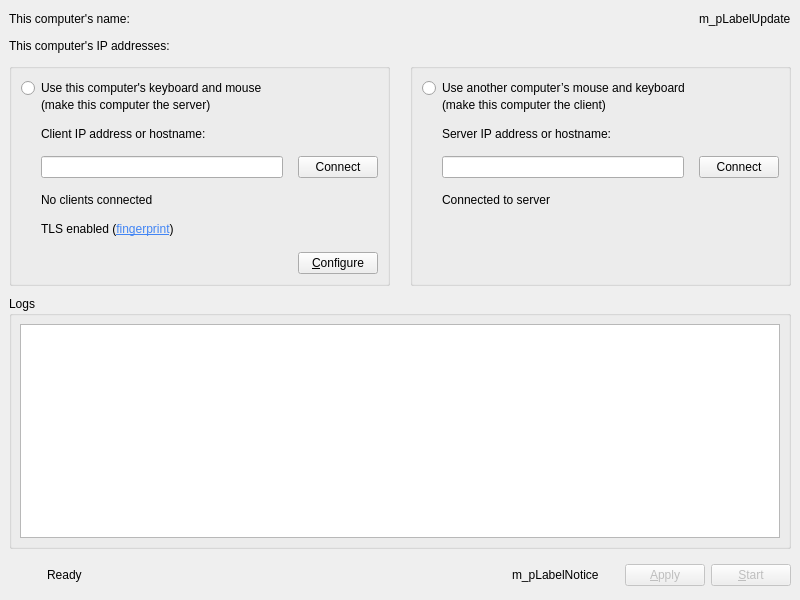
<?xml version="1.0" encoding="UTF-8"?>
<ui version="4.0">
 <class>MainWindow</class>
 <widget class="QMainWindow" name="MainWindow">
  <property name="geometry">
   <rect>
    <x>0</x>
    <y>0</y>
    <width>800</width>
    <height>600</height>
   </rect>
  </property>
  <property name="sizePolicy">
   <sizepolicy hsizetype="Fixed" vsizetype="Preferred">
    <horstretch>0</horstretch>
    <verstretch>0</verstretch>
   </sizepolicy>
  </property>
  <property name="minimumSize">
   <size>
    <width>750</width>
    <height>550</height>
   </size>
  </property>
  <property name="windowTitle">
   <string>Deskflow</string>
  </property>
  <widget class="QWidget" name="m_pWidgetTopLevel">
   <layout class="QVBoxLayout" name="verticalLayout_7">
    <property name="spacing">
     <number>10</number>
    </property>
    <item>
     <layout class="QHBoxLayout" name="m_layoutName">
      <item>
       <widget class="QLabel" name="m_pLabelComputerName">
        <property name="text">
         <string notr="true">This computer's name:</string>
        </property>
       </widget>
      </item>
      <item>
       <spacer name="m_pSpacerUpdate">
        <property name="orientation">
         <enum>Qt::Horizontal</enum>
        </property>
        <property name="sizeHint" stdset="0">
         <size>
          <width>20</width>
          <height>20</height>
         </size>
        </property>
       </spacer>
      </item>
      <item>
       <widget class="QLabel" name="m_pLabelUpdate">
        <property name="text">
         <string notr="true">m_pLabelUpdate</string>
        </property>
        <property name="openExternalLinks">
         <bool>true</bool>
        </property>
       </widget>
      </item>
     </layout>
    </item>
    <item>
     <widget class="QLabel" name="m_pLabelIpAddresses">
      <property name="toolTip">
       <string>&lt;html&gt;&lt;head/&gt;&lt;body&gt;&lt;p&gt;The highlighted IP is the one we think you should use. The server listens on all IPs, so the other IPs may work as well.&lt;/p&gt;&lt;/body&gt;&lt;/html&gt;</string>
      </property>
      <property name="text">
       <string notr="true">This computer's IP addresses:</string>
      </property>
     </widget>
    </item>
    <item>
     <widget class="QWidget" name="m_pWidgetModes" native="true">
      <property name="sizePolicy">
       <sizepolicy hsizetype="Preferred" vsizetype="Fixed">
        <horstretch>0</horstretch>
        <verstretch>0</verstretch>
       </sizepolicy>
      </property>
      <layout class="QHBoxLayout" name="horizontalLayout_8">
       <property name="spacing">
        <number>20</number>
       </property>
       <property name="leftMargin">
        <number>0</number>
       </property>
       <property name="topMargin">
        <number>0</number>
       </property>
       <property name="rightMargin">
        <number>0</number>
       </property>
       <property name="bottomMargin">
        <number>0</number>
       </property>
       <item>
        <widget class="QGroupBox" name="m_pGroupServer">
         <property name="sizePolicy">
          <sizepolicy hsizetype="Expanding" vsizetype="Preferred">
           <horstretch>0</horstretch>
           <verstretch>0</verstretch>
          </sizepolicy>
         </property>
         <layout class="QVBoxLayout" name="verticalLayout">
          <property name="spacing">
           <number>15</number>
          </property>
          <item alignment="Qt::AlignTop">
           <widget class="QWidget" name="m_pWidgetServerRadio" native="true">
            <property name="sizePolicy">
             <sizepolicy hsizetype="Preferred" vsizetype="Fixed">
              <horstretch>0</horstretch>
              <verstretch>0</verstretch>
             </sizepolicy>
            </property>
            <layout class="QVBoxLayout" name="verticalLayout_3">
             <property name="spacing">
              <number>0</number>
             </property>
             <property name="leftMargin">
              <number>0</number>
             </property>
             <property name="topMargin">
              <number>0</number>
             </property>
             <property name="rightMargin">
              <number>0</number>
             </property>
             <property name="bottomMargin">
              <number>0</number>
             </property>
             <item>
              <widget class="QRadioButton" name="m_pRadioGroupServer">
               <property name="text">
                <string>Use this computer's keyboard and mouse</string>
               </property>
              </widget>
             </item>
             <item>
              <widget class="QLabel" name="label">
               <property name="text">
                <string>(make this computer the server)</string>
               </property>
               <property name="indent">
                <number>20</number>
               </property>
              </widget>
             </item>
            </layout>
           </widget>
          </item>
          <item alignment="Qt::AlignTop">
           <widget class="QWidget" name="m_pWidgetServer" native="true">
            <layout class="QVBoxLayout" name="m_pLayoutServer">
             <property name="spacing">
              <number>15</number>
             </property>
             <property name="leftMargin">
              <number>0</number>
             </property>
             <property name="topMargin">
              <number>0</number>
             </property>
             <property name="rightMargin">
              <number>0</number>
             </property>
             <property name="bottomMargin">
              <number>0</number>
             </property>
             <item>
              <widget class="QWidget" name="m_pWidgetServerInput" native="true">
               <layout class="QVBoxLayout" name="m_pLayoutServerInverse">
                <property name="spacing">
                 <number>15</number>
                </property>
                <property name="leftMargin">
                 <number>0</number>
                </property>
                <property name="topMargin">
                 <number>0</number>
                </property>
                <property name="rightMargin">
                 <number>0</number>
                </property>
                <property name="bottomMargin">
                 <number>0</number>
                </property>
                <item>
                 <widget class="QLabel" name="m_pLabelClientIp">
                  <property name="text">
                   <string>Client IP address or hostname:</string>
                  </property>
                  <property name="indent">
                   <number>20</number>
                  </property>
                 </widget>
                </item>
                <item>
                 <layout class="QHBoxLayout" name="horizontalLayout_3">
                  <property name="leftMargin">
                   <number>20</number>
                  </property>
                  <item>
                   <widget class="QLineEdit" name="m_pLineEditClientIp"/>
                  </item>
                  <item>
                   <widget class="QPushButton" name="m_pButtonConnectToClient">
                    <property name="text">
                     <string>Connect</string>
                    </property>
                   </widget>
                  </item>
                 </layout>
                </item>
               </layout>
              </widget>
             </item>
             <item>
              <widget class="deskflow::gui::widgets::ServerStateLabel" name="m_pLabelServerState">
               <property name="text">
                <string>No clients connected</string>
               </property>
               <property name="indent">
                <number>20</number>
               </property>
              </widget>
             </item>
             <item>
              <widget class="QLabel" name="m_pLabelFingerprint">
               <property name="text">
                <string>&lt;html&gt;&lt;head/&gt;&lt;body&gt;&lt;p&gt;TLS enabled (&lt;a href=&quot;#&quot;&gt;&lt;span style=&quot; text-decoration: underline; color:#4285f4;&quot;&gt;fingerprint&lt;/span&gt;&lt;/a&gt;)&lt;/p&gt;&lt;/body&gt;&lt;/html&gt;</string>
               </property>
               <property name="textFormat">
                <enum>Qt::RichText</enum>
               </property>
               <property name="indent">
                <number>20</number>
               </property>
              </widget>
             </item>
             <item>
              <spacer name="verticalSpacer_2">
               <property name="orientation">
                <enum>Qt::Vertical</enum>
               </property>
               <property name="sizeHint" stdset="0">
                <size>
                 <width>20</width>
                 <height>1</height>
                </size>
               </property>
              </spacer>
             </item>
             <item>
              <layout class="QHBoxLayout" name="horizontalLayout_4">
               <item>
                <spacer name="spacer_2">
                 <property name="orientation">
                  <enum>Qt::Horizontal</enum>
                 </property>
                 <property name="sizeHint" stdset="0">
                  <size>
                   <width>20</width>
                   <height>20</height>
                  </size>
                 </property>
                </spacer>
               </item>
               <item>
                <widget class="QPushButton" name="m_pButtonConfigureServer">
                 <property name="text">
                  <string>&amp;Configure</string>
                 </property>
                </widget>
               </item>
              </layout>
             </item>
            </layout>
           </widget>
          </item>
         </layout>
        </widget>
       </item>
       <item>
        <widget class="QGroupBox" name="m_pGroupClient">
         <property name="sizePolicy">
          <sizepolicy hsizetype="Expanding" vsizetype="Preferred">
           <horstretch>0</horstretch>
           <verstretch>0</verstretch>
          </sizepolicy>
         </property>
         <layout class="QVBoxLayout" name="verticalLayout_5">
          <property name="spacing">
           <number>15</number>
          </property>
          <item alignment="Qt::AlignTop">
           <widget class="QWidget" name="m_pWidgetClientRadio" native="true">
            <property name="sizePolicy">
             <sizepolicy hsizetype="Preferred" vsizetype="Fixed">
              <horstretch>0</horstretch>
              <verstretch>0</verstretch>
             </sizepolicy>
            </property>
            <layout class="QVBoxLayout" name="verticalLayout_6">
             <property name="spacing">
              <number>0</number>
             </property>
             <property name="leftMargin">
              <number>0</number>
             </property>
             <property name="topMargin">
              <number>0</number>
             </property>
             <property name="rightMargin">
              <number>0</number>
             </property>
             <property name="bottomMargin">
              <number>0</number>
             </property>
             <item>
              <widget class="QRadioButton" name="m_pRadioGroupClient">
               <property name="text">
                <string>Use another computer’s mouse and keyboard</string>
               </property>
              </widget>
             </item>
             <item>
              <widget class="QLabel" name="label_2">
               <property name="text">
                <string>(make this computer the client)</string>
               </property>
               <property name="indent">
                <number>20</number>
               </property>
              </widget>
             </item>
            </layout>
           </widget>
          </item>
          <item alignment="Qt::AlignTop">
           <widget class="QWidget" name="m_pWidgetClientInput" native="true">
            <layout class="QVBoxLayout" name="m_pLayoutClient">
             <property name="spacing">
              <number>15</number>
             </property>
             <property name="leftMargin">
              <number>0</number>
             </property>
             <property name="topMargin">
              <number>0</number>
             </property>
             <property name="rightMargin">
              <number>0</number>
             </property>
             <property name="bottomMargin">
              <number>0</number>
             </property>
             <item>
              <widget class="QLabel" name="m_pLabelServerName">
               <property name="text">
                <string>Server IP address or hostname:</string>
               </property>
               <property name="indent">
                <number>20</number>
               </property>
              </widget>
             </item>
             <item>
              <layout class="QHBoxLayout" name="horizontalLayout_2">
               <property name="leftMargin">
                <number>20</number>
               </property>
               <item>
                <widget class="QLineEdit" name="m_pLineEditHostname">
                 <property name="minimumSize">
                  <size>
                   <width>0</width>
                   <height>0</height>
                  </size>
                 </property>
                 <property name="toolTip">
                  <string>Hostname or IP address of the server computer.</string>
                 </property>
                </widget>
               </item>
               <item>
                <widget class="QPushButton" name="m_pButtonConnect">
                 <property name="text">
                  <string>Connect</string>
                 </property>
                </widget>
               </item>
              </layout>
             </item>
             <item>
              <widget class="deskflow::gui::widgets::ClientStateLabel" name="m_pLabelClientState">
               <property name="text">
                <string>Connected to server</string>
               </property>
               <property name="indent">
                <number>20</number>
               </property>
              </widget>
             </item>
            </layout>
           </widget>
          </item>
          <item>
           <spacer name="verticalSpacer">
            <property name="orientation">
             <enum>Qt::Vertical</enum>
            </property>
            <property name="sizeHint" stdset="0">
             <size>
              <width>20</width>
              <height>1</height>
             </size>
            </property>
           </spacer>
          </item>
         </layout>
        </widget>
       </item>
      </layout>
     </widget>
    </item>
    <item>
     <widget class="QGroupBox" name="m_pGroupLog">
      <property name="minimumSize">
       <size>
        <width>0</width>
        <height>0</height>
       </size>
      </property>
      <property name="title">
       <string>Logs</string>
      </property>
      <layout class="QVBoxLayout" name="verticalLayout_4">
       <property name="leftMargin">
        <number>8</number>
       </property>
       <property name="topMargin">
        <number>8</number>
       </property>
       <property name="rightMargin">
        <number>8</number>
       </property>
       <property name="bottomMargin">
        <number>8</number>
       </property>
       <item>
        <widget class="QPlainTextEdit" name="m_pLogOutput">
         <property name="sizePolicy">
          <sizepolicy hsizetype="Expanding" vsizetype="Expanding">
           <horstretch>0</horstretch>
           <verstretch>0</verstretch>
          </sizepolicy>
         </property>
         <property name="font">
          <font>
           <family>Courier</family>
           <kerning>true</kerning>
          </font>
         </property>
         <property name="undoRedoEnabled">
          <bool>false</bool>
         </property>
         <property name="lineWrapMode">
          <enum>QPlainTextEdit::NoWrap</enum>
         </property>
         <property name="readOnly">
          <bool>true</bool>
         </property>
         <property name="maximumBlockCount">
          <number>10000</number>
         </property>
        </widget>
       </item>
      </layout>
     </widget>
    </item>
    <item>
     <layout class="QHBoxLayout" name="m_pLayoutActions">
      <property name="spacing">
       <number>6</number>
      </property>
      <property name="sizeConstraint">
       <enum>QLayout::SetDefaultConstraint</enum>
      </property>
      <item>
       <widget class="QLabel" name="m_pLabelPadlock">
        <property name="enabled">
         <bool>true</bool>
        </property>
        <property name="text">
         <string/>
        </property>
        <property name="pixmap">
         <pixmap resource="../../../../res/gui/deskflow.qrc">:/icons/64x64/padlock.png</pixmap>
        </property>
        <property name="minimumSize">
         <size>
          <width>32</width>
          <height>32</height>
         </size>
        </property>
        <property name="maximumSize">
         <size>
          <width>32</width>
          <height>32</height>
         </size>
        </property>
        <property name="scaledContents">
         <bool>true</bool>
        </property>
      </widget>
      </item>
      <item>
       <widget class="QLabel" name="m_pStatusLabel">
        <property name="text">
         <string>Ready</string>
        </property>
       </widget>
      </item>
      <item>
       <spacer name="spacer">
        <property name="orientation">
         <enum>Qt::Horizontal</enum>
        </property>
        <property name="sizeHint" stdset="0">
         <size>
          <width>40</width>
          <height>20</height>
         </size>
        </property>
       </spacer>
      </item>
      <item>
       <widget class="QLabel" name="m_pLabelNotice">
        <property name="autoFillBackground">
         <bool>false</bool>
        </property>
        <property name="text">
         <string notr="true">m_pLabelNotice</string>
        </property>
        <property name="alignment">
         <set>Qt::AlignLeading|Qt::AlignLeft|Qt::AlignVCenter</set>
        </property>
        <property name="margin">
         <number>0</number>
        </property>
        <property name="openExternalLinks">
         <bool>true</bool>
        </property>
       </widget>
      </item>
      <item>
       <spacer name="horizontalSpacer">
        <property name="orientation">
         <enum>Qt::Horizontal</enum>
        </property>
        <property name="sizeType">
         <enum>QSizePolicy::Fixed</enum>
        </property>
        <property name="sizeHint" stdset="0">
         <size>
          <width>20</width>
          <height>20</height>
         </size>
        </property>
       </spacer>
      </item>
      <item>
       <widget class="QPushButton" name="m_pButtonApply">
        <property name="enabled">
         <bool>false</bool>
        </property>
        <property name="text">
         <string>&amp;Apply</string>
        </property>
       </widget>
      </item>
      <item>
       <widget class="QPushButton" name="m_pButtonToggleStart">
        <property name="enabled">
         <bool>false</bool>
        </property>
        <property name="text">
         <string>&amp;Start</string>
        </property>
       </widget>
      </item>
     </layout>
    </item>
   </layout>
  </widget>
  <action name="m_pActionAbout">
   <property name="text">
    <string>&amp;About Deskflow...</string>
   </property>
   <property name="shortcut">
    <string notr="true"/>
   </property>
  </action>
  <action name="m_pActionHelp">
   <property name="text">
    <string>Visit &amp;help site</string>
   </property>
   <property name="shortcut">
    <string notr="true"/>
   </property>
  </action>
  <action name="m_pActionQuit">
   <property name="text">
    <string>&amp;Quit</string>
   </property>
   <property name="statusTip">
    <string>Quit</string>
   </property>
   <property name="shortcut">
    <string notr="true">Ctrl+Q</string>
   </property>
  </action>
  <action name="m_pActionStartCore">
   <property name="enabled">
    <bool>false</bool>
   </property>
   <property name="text">
    <string>&amp;Start</string>
   </property>
   <property name="statusTip">
    <string>Run</string>
   </property>
   <property name="shortcut">
    <string>Ctrl+S</string>
   </property>
  </action>
  <action name="m_pActionStopCore">
   <property name="enabled">
    <bool>false</bool>
   </property>
   <property name="text">
    <string>S&amp;top</string>
   </property>
   <property name="statusTip">
    <string>Stop</string>
   </property>
   <property name="shortcut">
    <string>Ctrl+T</string>
   </property>
  </action>
  <action name="m_pActionMinimize">
   <property name="text">
    <string>&amp;Hide</string>
   </property>
   <property name="toolTip">
    <string>Hide</string>
   </property>
   <property name="shortcut">
    <string notr="true"/>
   </property>
  </action>
  <action name="m_pActionRestore">
   <property name="text">
    <string>&amp;Show</string>
   </property>
   <property name="toolTip">
    <string>Show</string>
   </property>
   <property name="shortcut">
    <string notr="true"/>
   </property>
  </action>
  <action name="m_pActionSave">
   <property name="text">
    <string>Save configuration &amp;as...</string>
   </property>
   <property name="statusTip">
    <string>Save the interactively generated server configuration to a file.</string>
   </property>
   <property name="shortcut">
    <string notr="true">Ctrl+Alt+S</string>
   </property>
  </action>
  <action name="m_pActionSettings">
   <property name="text">
    <string>Preferences</string>
   </property>
   <property name="toolTip">
    <string>Preferences</string>
   </property>
   <property name="shortcut">
    <string notr="true"/>
   </property>
  </action>
  <action name="m_pActionTestFatalError">
   <property name="text">
    <string>Test fatal error</string>
   </property>
   <property name="menuRole">
    <enum>QAction::TextHeuristicRole</enum>
   </property>
  </action>
  <action name="m_pActionTestCriticalError">
   <property name="text">
    <string>Test critical error</string>
   </property>
   <property name="menuRole">
    <enum>QAction::TextHeuristicRole</enum>
   </property>
  </action>
  <action name="m_pActionClearSettings">
   <property name="text">
    <string>Clear settings</string>
   </property>
   <property name="menuRole">
    <enum>QAction::TextHeuristicRole</enum>
   </property>
  </action>
 </widget>
 <customwidgets>
  <customwidget>
   <class>deskflow::gui::widgets::ServerStateLabel</class>
   <extends>QLabel</extends>
   <header>gui/widgets/ServerStateLabel.h</header>
  </customwidget>
  <customwidget>
   <class>deskflow::gui::widgets::ClientStateLabel</class>
   <extends>QLabel</extends>
   <header>gui/widgets/ClientStateLabel.h</header>
  </customwidget>
 </customwidgets>
 <tabstops>
  <tabstop>m_pRadioGroupServer</tabstop>
  <tabstop>m_pRadioGroupClient</tabstop>
  <tabstop>m_pLineEditClientIp</tabstop>
  <tabstop>m_pButtonConnectToClient</tabstop>
  <tabstop>m_pButtonConfigureServer</tabstop>
  <tabstop>m_pLineEditHostname</tabstop>
  <tabstop>m_pButtonConnect</tabstop>
  <tabstop>m_pLogOutput</tabstop>
  <tabstop>m_pButtonApply</tabstop>
  <tabstop>m_pButtonToggleStart</tabstop>
 </tabstops>
 <connections>
  <connection>
   <sender>m_pButtonToggleStart</sender>
   <signal>clicked()</signal>
   <receiver>m_pActionStartCore</receiver>
   <slot>trigger()</slot>
   <hints>
    <hint type="sourcelabel">
     <x>361</x>
     <y>404</y>
    </hint>
    <hint type="destinationlabel">
     <x>-1</x>
     <y>-1</y>
    </hint>
   </hints>
  </connection>
 </connections>
</ui>
